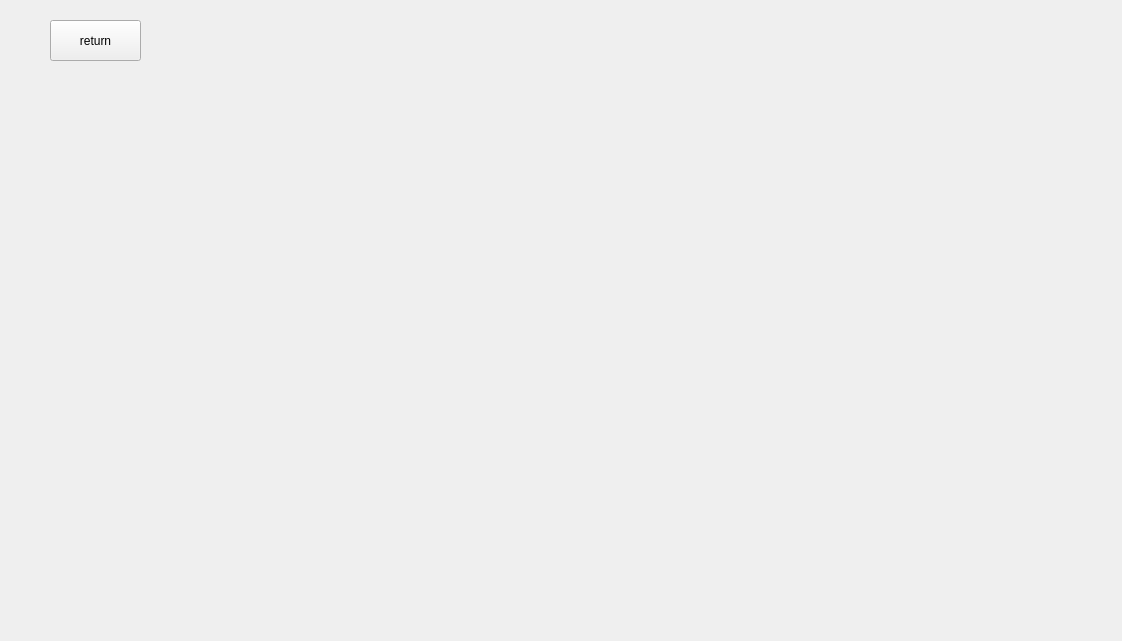
<?xml version="1.0" encoding="UTF-8"?>
<ui version="4.0">
 <class>Form</class>
 <widget class="QWidget" name="Form">
  <property name="geometry">
   <rect>
    <x>0</x>
    <y>0</y>
    <width>1122</width>
    <height>641</height>
   </rect>
  </property>
  <property name="windowTitle">
   <string>Form</string>
  </property>
  <widget class="QPushButton" name="cancle">
   <property name="geometry">
    <rect>
     <x>50</x>
     <y>20</y>
     <width>91</width>
     <height>41</height>
    </rect>
   </property>
   <property name="text">
    <string>return</string>
   </property>
  </widget>
 </widget>
 <resources/>
 <connections/>
</ui>
